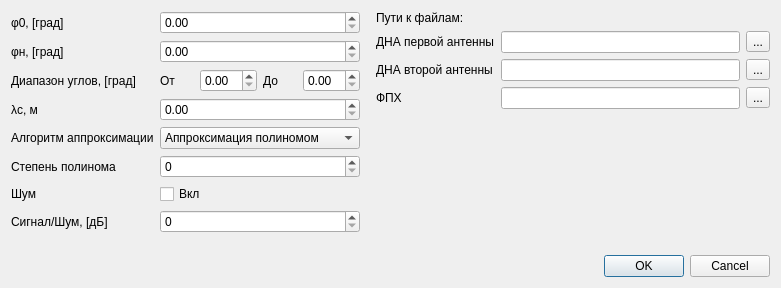
<?xml version="1.0" encoding="UTF-8"?>
<ui version="4.0">
 <class>settings_dialog</class>
 <widget class="QDialog" name="settings_dialog">
  <property name="geometry">
   <rect>
    <x>0</x>
    <y>0</y>
    <width>781</width>
    <height>288</height>
   </rect>
  </property>
  <property name="windowTitle">
   <string>Параметры</string>
  </property>
  <layout class="QVBoxLayout" name="verticalLayout_2">
   <item>
    <layout class="QHBoxLayout" name="horizontalLayout_9">
     <item>
      <layout class="QFormLayout" name="formLayout">
       <item row="0" column="0">
        <widget class="QLabel" name="phi_0_label">
         <property name="text">
          <string>φ0, [град]</string>
         </property>
        </widget>
       </item>
       <item row="0" column="1">
        <widget class="QDoubleSpinBox" name="phi_0_spinBox"/>
       </item>
       <item row="1" column="0">
        <widget class="QLabel" name="phi_n_label">
         <property name="text">
          <string>φн, [град]</string>
         </property>
        </widget>
       </item>
       <item row="1" column="1">
        <widget class="QDoubleSpinBox" name="phi_n_spinBox"/>
       </item>
       <item row="2" column="0">
        <widget class="QLabel" name="angle_range_label">
         <property name="text">
          <string>Диапазон углов, [град]</string>
         </property>
        </widget>
       </item>
       <item row="2" column="1">
        <layout class="QHBoxLayout" name="horizontalLayout_3">
         <item>
          <widget class="QLabel" name="feom_label">
           <property name="text">
            <string>От</string>
           </property>
          </widget>
         </item>
         <item>
          <widget class="QDoubleSpinBox" name="phi_min_spinBox"/>
         </item>
         <item>
          <widget class="QLabel" name="to_label">
           <property name="text">
            <string>До</string>
           </property>
          </widget>
         </item>
         <item>
          <widget class="QDoubleSpinBox" name="phi_max_spinBox"/>
         </item>
        </layout>
       </item>
       <item row="3" column="0">
        <widget class="QLabel" name="lambda_c_label">
         <property name="text">
          <string>λc, м</string>
         </property>
        </widget>
       </item>
       <item row="3" column="1">
        <widget class="QDoubleSpinBox" name="labmda_c_edit"/>
       </item>
       <item row="4" column="0">
        <widget class="QLabel" name="approx_mode_label">
         <property name="text">
          <string>Алгоритм аппроксимации</string>
         </property>
        </widget>
       </item>
       <item row="4" column="1">
        <widget class="QComboBox" name="approx_mode_combo_box">
         <property name="minimumSize">
          <size>
           <width>200</width>
           <height>0</height>
          </size>
         </property>
         <item>
          <property name="text">
           <string>Аппроксимация полиномом</string>
          </property>
         </item>
         <item>
          <property name="text">
           <string>Линейная аппроксимация</string>
          </property>
         </item>
        </widget>
       </item>
       <item row="5" column="0">
        <widget class="QLabel" name="poly_degree_label">
         <property name="text">
          <string>Степень полинома</string>
         </property>
        </widget>
       </item>
       <item row="5" column="1">
        <widget class="QSpinBox" name="poly_degree_spinBox"/>
       </item>
       <item row="6" column="0">
        <widget class="QLabel" name="noise_label">
         <property name="text">
          <string>Шум</string>
         </property>
        </widget>
       </item>
       <item row="6" column="1">
        <widget class="QCheckBox" name="noise_checkBox">
         <property name="text">
          <string>Вкл</string>
         </property>
        </widget>
       </item>
       <item row="7" column="0">
        <widget class="QLabel" name="q_label">
         <property name="text">
          <string>Сигнал/Шум, [дБ]</string>
         </property>
        </widget>
       </item>
       <item row="7" column="1">
        <widget class="QSpinBox" name="q_spinBox"/>
       </item>
      </layout>
     </item>
     <item>
      <layout class="QVBoxLayout" name="verticalLayout">
       <property name="leftMargin">
        <number>10</number>
       </property>
       <item>
        <widget class="QLabel" name="paths_label">
         <property name="text">
          <string>Пути к файлам:</string>
         </property>
        </widget>
       </item>
       <item>
        <layout class="QFormLayout" name="formLayout_2">
         <item row="0" column="0">
          <widget class="QLabel" name="sll1_label">
           <property name="text">
            <string>ДНА первой антенны</string>
           </property>
          </widget>
         </item>
         <item row="0" column="1">
          <layout class="QHBoxLayout" name="horizontalLayout_4">
           <item>
            <widget class="QLineEdit" name="sll1_lineEdit"/>
           </item>
           <item>
            <widget class="QToolButton" name="sll1_button">
             <property name="text">
              <string>...</string>
             </property>
            </widget>
           </item>
          </layout>
         </item>
         <item row="1" column="0">
          <widget class="QLabel" name="sll2_label">
           <property name="text">
            <string>ДНА второй антенны</string>
           </property>
          </widget>
         </item>
         <item row="1" column="1">
          <layout class="QHBoxLayout" name="horizontalLayout_5">
           <item>
            <widget class="QLineEdit" name="sll2_lineEdit"/>
           </item>
           <item>
            <widget class="QToolButton" name="sll2_button">
             <property name="text">
              <string>...</string>
             </property>
            </widget>
           </item>
          </layout>
         </item>
         <item row="2" column="0">
          <widget class="QLabel" name="faz_label">
           <property name="text">
            <string>ФПХ</string>
           </property>
          </widget>
         </item>
         <item row="2" column="1">
          <layout class="QHBoxLayout" name="horizontalLayout_6">
           <item>
            <widget class="QLineEdit" name="faz_lineEdit"/>
           </item>
           <item>
            <widget class="QToolButton" name="faz_button">
             <property name="text">
              <string>...</string>
             </property>
            </widget>
           </item>
          </layout>
         </item>
        </layout>
       </item>
       <item>
        <spacer name="verticalSpacer">
         <property name="orientation">
          <enum>Qt::Vertical</enum>
         </property>
         <property name="sizeHint" stdset="0">
          <size>
           <width>20</width>
           <height>40</height>
          </size>
         </property>
        </spacer>
       </item>
      </layout>
     </item>
    </layout>
   </item>
   <item>
    <layout class="QHBoxLayout" name="horizontalLayout">
     <item>
      <spacer name="horizontalSpacer">
       <property name="orientation">
        <enum>Qt::Horizontal</enum>
       </property>
       <property name="sizeHint" stdset="0">
        <size>
         <width>40</width>
         <height>20</height>
        </size>
       </property>
      </spacer>
     </item>
     <item>
      <widget class="QDialogButtonBox" name="buttonBox">
       <property name="orientation">
        <enum>Qt::Horizontal</enum>
       </property>
       <property name="standardButtons">
        <set>QDialogButtonBox::Cancel|QDialogButtonBox::Ok</set>
       </property>
       <property name="centerButtons">
        <bool>false</bool>
       </property>
      </widget>
     </item>
    </layout>
   </item>
  </layout>
 </widget>
 <resources/>
 <connections>
  <connection>
   <sender>buttonBox</sender>
   <signal>accepted()</signal>
   <receiver>settings_dialog</receiver>
   <slot>accept()</slot>
   <hints>
    <hint type="sourcelabel">
     <x>248</x>
     <y>254</y>
    </hint>
    <hint type="destinationlabel">
     <x>157</x>
     <y>274</y>
    </hint>
   </hints>
  </connection>
  <connection>
   <sender>buttonBox</sender>
   <signal>rejected()</signal>
   <receiver>settings_dialog</receiver>
   <slot>reject()</slot>
   <hints>
    <hint type="sourcelabel">
     <x>316</x>
     <y>260</y>
    </hint>
    <hint type="destinationlabel">
     <x>286</x>
     <y>274</y>
    </hint>
   </hints>
  </connection>
 </connections>
</ui>
